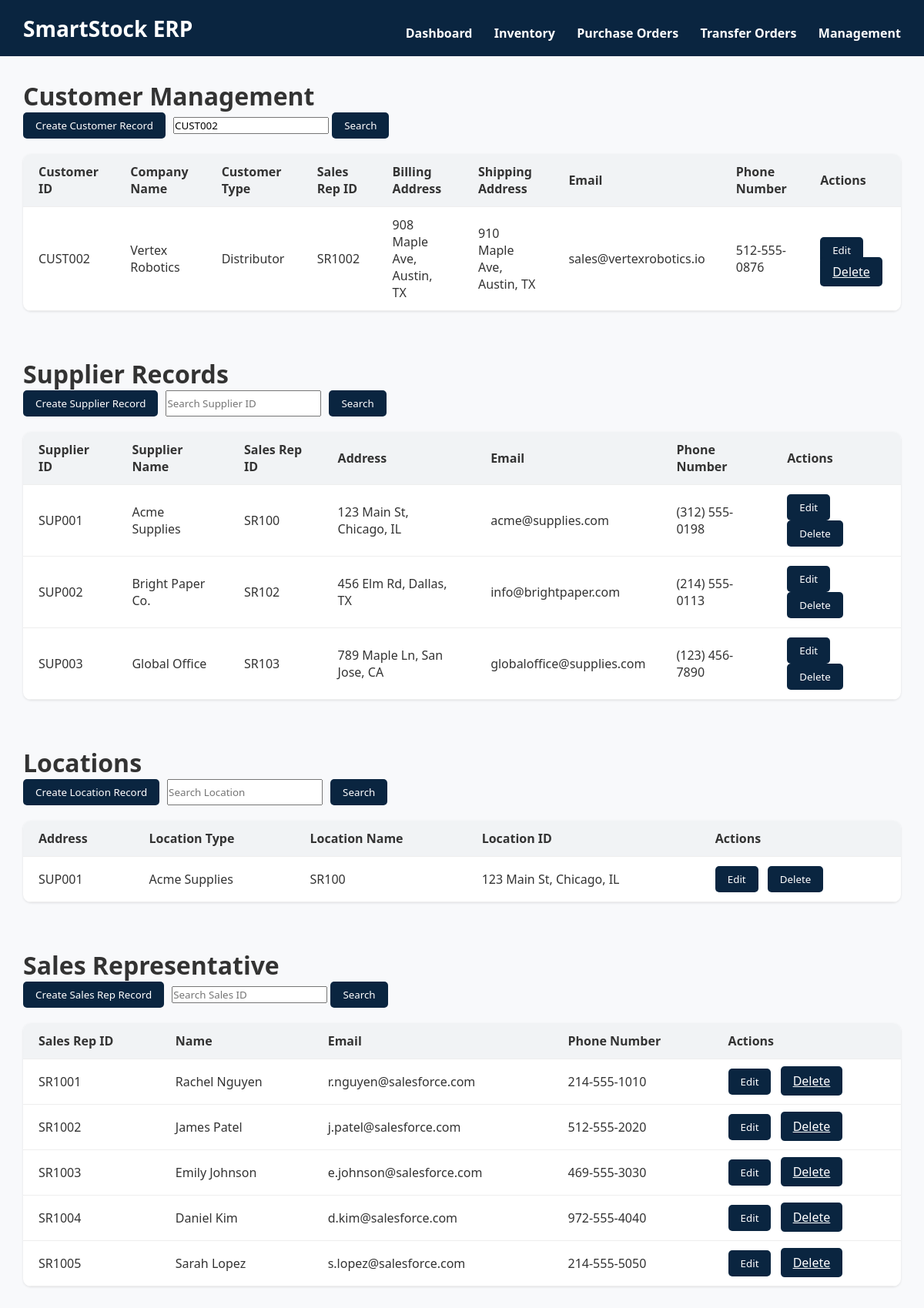
Page /management.php?customer_search=CUST002 on the committed database.
### tables this page shows
CREATE TABLE customer (
  CustomerID varchar(10) NOT NULL,
  CompanyName varchar(100) DEFAULT NULL,
  CustomerType varchar(50) DEFAULT NULL,
  SalesRepID varchar(10) DEFAULT NULL,
  BillingAddress varchar(200) DEFAULT NULL,
  ShippingAddress varchar(200) DEFAULT NULL,
  Email varchar(100) DEFAULT NULL,
  PhoneNumber varchar(20) DEFAULT NULL,
  PRIMARY KEY (CustomerID),
  KEY SalesRepID (SalesRepID),
  CONSTRAINT customer_ibfk_1 FOREIGN KEY (SalesRepID) REFERENCES salesrepresentative (SalesRepID) ON DELETE SET NULL
);

CREATE TABLE salesrepresentative (
  SalesRepID varchar(10) NOT NULL,
  `Name` varchar(100) DEFAULT NULL,
  Email varchar(100) DEFAULT NULL,
  PhoneNumber varchar(20) DEFAULT NULL,
  PRIMARY KEY (SalesRepID)
);

### management.php (the view, shortened to what this page needs)
<?php
$conn = new mysqli("localhost", "root", "", "smartstock");
?>
<!DOCTYPE html>
<html lang="en">
<head>
    <link rel="stylesheet" href="style.css">
</head>
<body>
    <header class="topbar">
        <div class="titletext"><strong>SmartStock ERP</strong></div>
        <nav class="topnav">
            <a href="index.php">Dashboard</a>
            <a href="inventory.php">Inventory</a>
            <a href="purchaseorder.php">Purchase Orders</a>
            <a href="transferorder.php">Transfer Orders</a>
            <a href="management.php">Management</a>
        </nav>
    </header>
    <div class="dashboard">
        <h1>Customer Management</h2>
            <div class="actions">
                <button class="btn" onclick="showCustomerCreateForm()">Create Customer Record</button>
                <form method="GET">
                    <input type="text" id="searchInput" name="customer_search" placeholder="Search Customer ID" value="<?= isset($_GET['customer_search']) ? htmlspecialchars($_GET['customer_search']) : '' ?>" />
                    <button class="btn" onclick="">Search</button>
                </form>
            </div>
            <table>
                <thead>
                    <tr>
                        <th>Customer ID</th>
                        <th>Company Name</th>
                        <th>Customer Type</th>
                        <th>Sales Rep ID</th>
                        <th>Billing Address</th>
                        <th>Shipping Address</th>
                        <th>Email</th>
                        <th>Phone Number</th>
                        <th>Actions</th>
                    </tr>
                </thead>
                <tbody>
                    <?php
                    $customer_search = isset($_GET['customer_search']) ? $_GET['customer_search'] : '';
                    if (!empty($customer_search)) {
                        $stmt = $conn->prepare("SELECT * FROM customer WHERE CustomerID LIKE ?");
                        $likeSearch = "%$customer_search%";
                        $stmt->bind_param("s", $likeSearch);
                        $stmt->execute();
                        $cust_result = $stmt->get_result();
                    }
                    else
                        $cust_result = $conn->query("SELECT * FROM customer");
                    while ($row = $cust_result->fetch_assoc()): ?>
                        <tr>
                            <td><?= htmlspecialchars($row['CustomerID']) ?></td>
                            <td><?= htmlspecialchars($row['CompanyName']) ?></td>
                            <td><?= htmlspecialchars($row['CustomerType']) ?></td>
                            <td><?= htmlspecialchars($row['SalesRepID']) ?></td>
                            <td><?= htmlspecialchars($row['BillingAddress']) ?></td>
                            <td><?= htmlspecialchars($row['ShippingAddress']) ?></td>
                            <td><?= htmlspecialchars($row['Email']) ?></td>
                            <td><?= htmlspecialchars($row['PhoneNumber']) ?></td>
                            <td class="actions-row">
                                <button class="btn"
                                    onclick="showCustomerEditForm(
                                    '<?= $row['CustomerID'] ?>', '<?= $row['CompanyName'] ?>', '<?= $row['CustomerType'] ?>',
                                    '<?= $row['SalesRepID'] ?>', '<?= $row['BillingAddress'] ?>', '<?= $row['ShippingAddress'] ?>',
                                    '<?= $row['Email'] ?>', '<?= $row['PhoneNumber'] ?>'
                                    )">Edit</button>
                                <a class="btn btn-danger"
                                    onclick="return confirm('Delete this customer?')"
                                    href="management.php?delete_customer=<?= urlencode($row['CustomerID']) ?>">Delete</a>
                            </td>
                        </tr>
                    <?php endwhile; ?>
                </tbody>
            </table>
    </div>
    <div class="dashboard">
        <h1>Supplier Records</h1>
        <div class="actions">
            <button class="btn" onclick="showSupplierCreateForm()">Create Supplier Record</button>
            <input type="text" id="searchInput" placeholder="Search Supplier ID" />
            <button class="btn" onclick="">Search</button>
        </div>
        <table>
            <thead>
                <tr>
                    <th>Supplier ID</th>
                    <th>Supplier Name</th>
                    <th>Sales Rep ID</th>
                    <th>Address</th>
                    <th>Email</th>
                    <th>Phone Number</th>
                    <th>Actions</th>
                </tr>
            </thead>
            <tbody>
                <tr>
                    <td>SUP001</td>
                    <td>Acme Supplies</td>
                    <td>SR100</td>
                    <td>123 Main St, Chicago, IL</td>
                    <td>acme@supplies.com</td>
                    <td>(312) 555-0198</td>
                    <td class="actions-row">
                        <button class="btn"
                            onclick="showSupplierEditForm('SUP001', 'Acme Supplies', 'SR100', '123 Main St, Chicago, IL', 'acme@supplies.com', '(312) 555-0198')">Edit</button>
                        <button class="btn">Delete</button>
                    </td>
                </tr>
                <tr>
                    <td>SUP002</td>
                    <td>Bright Paper Co.</td>
                    <td>SR102</td>
                    <td>456 Elm Rd, Dallas, TX</td>
                    <td>info@brightpaper.com</td>
                    <td>(214) 555-0113</td>
                    <td class="actions-row">
                        <button class="btn"
                            onclick="showSupplierEditForm('SUP002', 'Bright Paper Co.', 'SR102', '456 Elm Rd, Dallas, TX', 'info@brightpaper.com', '(214) 555-0113')">Edit</button>
                        <button class="btn">Delete</button>
                    </td>
                </tr>
                <tr>
                    <td>SUP003</td>
                    <td>Global Office</td>
                    <td>SR103</td>
                    <td>789 Maple Ln, San Jose, CA</td>
                    <td>globaloffice@supplies.com</td>
                    <td>(123) 456-7890</td>
                    <td class="actions-row">
                        <button class="btn"
                            onclick="showSupplierEditForm('SUP001', 'Acme Supplies', 'SR100', '123 Main St, Chicago, IL', 'globaloffice@supplies.com', '(123) 456-7890')">Edit</button>
                        <button class="btn">Delete</button>
                    </td>
                </tr>
            </tbody>
        </table>
    </div>
    <div class="dashboard">
        <h1>Locations</h2>
            <div class="actions">
                <button class="btn" onclick="showLocationCreateForm()">Create Location Record</button>
                <input type="text" id="searchInput" placeholder="Search Location" />
                <button class="btn" onclick="">Search</button>
            </div>
            <table>
                <thead>
                    <tr>
                        <th>Address</th>
                        <th>Location Type</th>
                        <th>Location Name</th>
                        <th>Location ID</th>
                        <th>Actions</th>
                    </tr>
                </thead>
                <tbody>
                    <tr>
                        <td>SUP001</td>
                        <td>Acme Supplies</td>
                        <td>SR100</td>
                        <td>123 Main St, Chicago, IL</td>
                        <td class="actions-row">
                            <button class="btn"
                                onclick="showLocationEditForm('SUP001', 'Acme Supplies', 'SR100', '123 Main St, Chicago, IL')">Edit</button>
                            <button class="btn">Delete</button>
                        </td>
                    </tr>
                </tbody>
            </table>
    </div>
    <div class="dashboard">
        <h1>Sales Representative</h1>
        <div class="actions">
            <button class="btn" onclick="showSalesCreateForm()">Create Sales Rep Record</button>
            <form method="GET">
                <input type="text" id="searchInput" name="sales_rep_search" placeholder="Search Sales ID" value="<?= isset($_GET['sales_rep_search']) ? htmlspecialchars($_GET['sales_rep_search']) : '' ?>" />
                <button class="btn" onclick="">Search</button>
            </form>
        </div>
        <table>
            <thead>
                <tr>
                    <th>Sales Rep ID</th>
                    <th>Name</th>
                    <th>Email</th>
                    <th>Phone Number</th>
                    <th>Actions</th>
                </tr>
            </thead>
            <tbody>
                <?php
                $sales_rep_search = isset($_GET['sales_rep_search']) ? $_GET['sales_rep_search'] : '';
                if (!empty($sales_rep_search)) {
                    $stmt = $conn->prepare("SELECT * FROM salesrepresentative WHERE SalesRepID LIKE ?");
                    $likeSearch = "%$sales_rep_search%";
                    $stmt->bind_param("s", $likeSearch);
                    $stmt->execute();
                    $sales_result = $stmt->get_result();
                }
                else
                    $sales_result = $conn->query("SELECT * FROM salesrepresentative");
                while ($row = $sales_result->fetch_assoc()): ?>
                    <tr>
                        <td><?= htmlspecialchars($row['SalesRepID']) ?></td>
                        <td><?= htmlspecialchars($row['Name']) ?></td>
                        <td><?= htmlspecialchars($row['Email']) ?></td>
                        <td><?= htmlspecialchars($row['PhoneNumber']) ?></td>
                        <td class="actions-row">
                            <button class="btn"
                                onclick="showSalesEditForm(
                                '<?= $row['SalesRepID'] ?>',
                                '<?= $row['Name'] ?>',
                                '<?= $row['Email'] ?>',
                                '<?= $row['PhoneNumber'] ?>')">Edit</button>
                            <a class="btn btn-danger"
                                onclick="return confirm('Delete this sales representative?')"
                                href="management.php?delete_sales=<?= urlencode($row['SalesRepID']) ?>">Delete</a>
                        </td>
                    </tr>
                <?php endwhile; ?>
            </tbody>
        </table>
    </div>
</body>
</html>

### style.css (style rules this page uses)
* { margin: 0; padding: 0; box-sizing: border-box; font-family: 'Segoe UI', sans-serif; }
body { background-color: #f8f9fb; color: #333; }
.titletext { font-size: 21pt; }
.topbar { background-color: #0a2540; font-size: 24pt; font-weight: bold; padding: 15px 30px; color: white; display: flex; align-items: center; justify-content: space-between; }
.topnav a { color: white; text-decoration: none; margin-left: 20px; font-size: 12pt; }
.dashboard { padding: 30px; }
table { width: 100%; border-collapse: collapse; background: white; border-radius: 10px; overflow: hidden; box-shadow: 0 1px 3px rgb(0,0,0,0.1); }
th, td { padding: 12px 20px; text-align: left; border-bottom: 1px solid #eee; }
th { background-color: #f1f3f5; color: #333; }
.actions { margin-bottom: 20px; display: flex; gap: 10px; }
.btn { background-color: #0a2540; color: white; padding: 8px 16px; border: none; border-radius: 5px; cursor: pointer; }
.actions-row button { margin-right: 8px; }

### rows in the picture
customer: CustomerID "CUST002", CompanyName "Vertex Robotics", CustomerType "Distributor", SalesRepID "SR1002", BillingAddress "908 Maple Ave, Austin, TX", ShippingAddress "910 Maple Ave, Austin, TX", Email "sales@vertexrobotics.io", PhoneNumber "512-555-0876"
salesrepresentative: SalesRepID "SR1001", Name "Rachel Nguyen", Email "r.nguyen@salesforce.com", PhoneNumber "214-555-1010"
salesrepresentative: SalesRepID "SR1002", Name "James Patel", Email "j.patel@salesforce.com", PhoneNumber "512-555-2020"
salesrepresentative: SalesRepID "SR1003", Name "Emily Johnson", Email "e.johnson@salesforce.com", PhoneNumber "469-555-3030"
salesrepresentative: SalesRepID "SR1004", Name "Daniel Kim", Email "d.kim@salesforce.com", PhoneNumber "972-555-4040"
salesrepresentative: SalesRepID "SR1005", Name "Sarah Lopez", Email "s.lopez@salesforce.com", PhoneNumber "214-555-5050"
